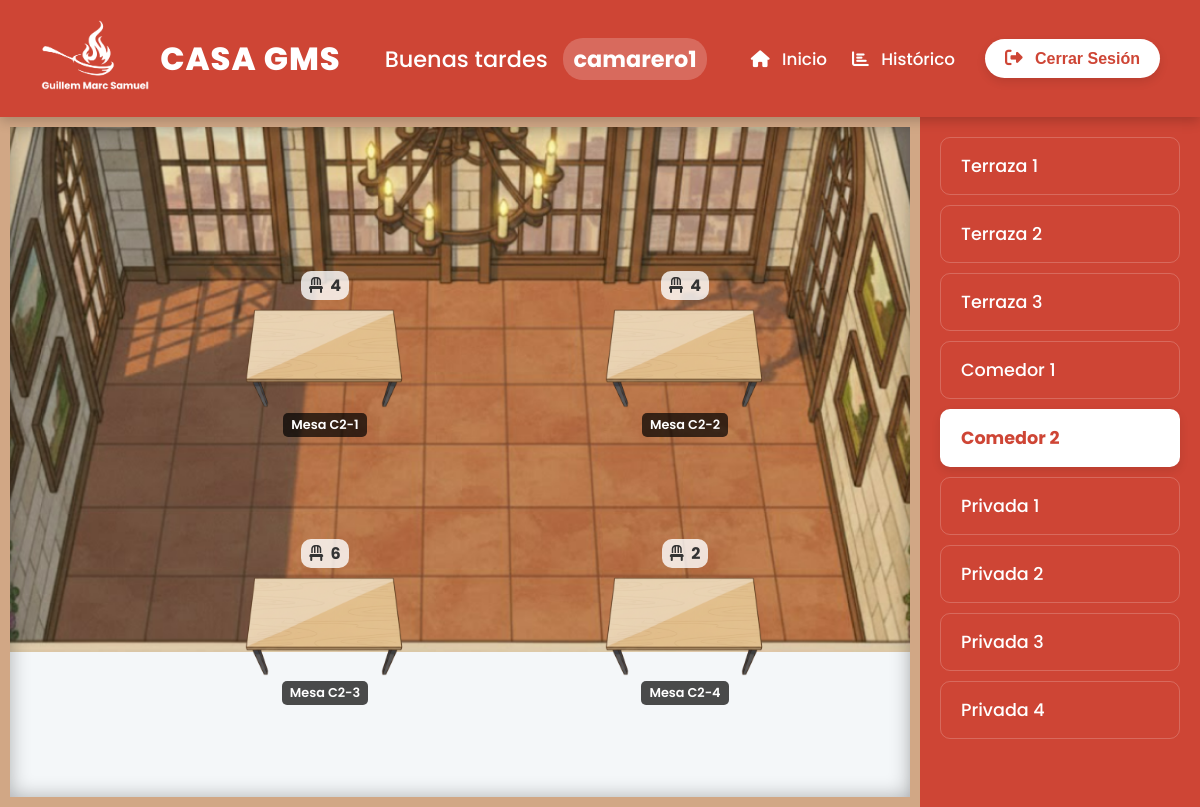
The app's page /PHP/PUBLIC/SALAS/comedor2.php (signed in) with its own data.
### tables this page shows
CREATE TABLE IF NOT EXISTS mesas (
    id INT AUTO_INCREMENT PRIMARY KEY,
    id_sala INT NOT NULL,
    nombre VARCHAR(20) NOT NULL,
    sillas INT NOT NULL,
    estado INT DEFAULT 1,   
    asignado_por INT NULL,  
    FOREIGN KEY (id_sala) REFERENCES salas(id) ON DELETE CASCADE,
    FOREIGN KEY (asignado_por) REFERENCES users(id) ON DELETE SET NULL
);

CREATE TABLE IF NOT EXISTS salas (
    id INT AUTO_INCREMENT PRIMARY KEY,
    nombre VARCHAR(100) NOT NULL,
    descripcion VARCHAR(255) NULL,
    num_mesas INT DEFAULT 0
);

### PHP/PUBLIC/SALAS/comedor2.php (the view, shortened to what this page needs)
<?php
require_once '../../CONEXION/conexion.php';
$id_sala_actual = 5;
try {
    $stmt_mesas = $conn->prepare("
        SELECT m.*, u.username AS camarero
        FROM mesas m
        LEFT JOIN users u ON m.asignado_por = u.id
        WHERE m.id_sala = :sala
    ");
    $stmt_mesas->execute(['sala' => $id_sala_actual]);
    $mesas = $stmt_mesas->fetchAll(PDO::FETCH_ASSOC);
} catch (PDOException $e) {
    die("Error al cargar las mesas: " . $e->getMessage());
}
try {
    $stmt_salas = $conn->query("SELECT id, nombre FROM salas");
    $salas = $stmt_salas->fetchAll(PDO::FETCH_ASSOC);
} catch (PDOException $e) {
    die("Error al cargar las salas: " . $e->getMessage());
}
?>
<!DOCTYPE html>
<html lang="es">
<head>
    <link rel="stylesheet" href="https://cdnjs.cloudflare.com/ajax/libs/font-awesome/6.5.1/css/all.min.css">
    <link rel="stylesheet" href="../../../css/panel_principal.css">
    <link rel="stylesheet" href="../../../css/salas_general.css">
    <link rel="stylesheet" href="../../../css/comedor2.css">
</head>
<body>
    <?php
    require_once '../header.php';
    ?>
    <div class="sala-container">
        <main class="sala-layout comedor2">
            <?php foreach ($mesas as $mesa): ?>
                <?php
                    $clase = $mesa['estado'] == 2 ? 'ocupada' : 'libre';
                    $accion = $mesa['estado'] == 1
                        ? './../../PROCEDIMIENTOS/asignar_mesa.php'
                        : './../../PROCEDIMIENTOS/liberar_mesa.php';
                ?>
                <form action="<?php echo $accion; ?>" method="POST" class="mesa-form">
                    <button type="submit" class="mesa <?php echo $clase; ?>" id="mesa-<?php echo $mesa['id']; ?>">
                        <img src="../../../img/mesa2.png" alt="Mesa" class="mesa-img">
                        <span class="mesa-label"><?php echo htmlspecialchars($mesa['nombre']); ?></span>
                        <div class="mesa-sillas">
                            <i class="fa-solid fa-chair"></i> <?php echo $mesa['sillas']; ?>
                        </div>
                    </button>
                </form>
            <?php endforeach; ?>
        </main>
        <aside class="salas-navigation">
            <?php foreach ($salas as $sala): ?>
                <?php
                    $clase_activa = ($sala['id'] == $id_sala_actual) ? 'active' : '';
                    $nombre_fichero = strtolower(str_replace(' ', '', $sala['nombre']));
                    $url = $nombre_fichero . ".php";
                ?>
                <a href="<?php echo $url; ?>" class="sala-nav-link <?php echo $clase_activa; ?>">
                    <?php echo htmlspecialchars($sala['nombre']); ?>
                </a>
            <?php endforeach; ?>
        </aside>
    </div>
</body>
</html>

### css/panel_principal.css (style rules this page uses)
* { margin: 0; padding: 0; box-sizing: border-box; }
html, body { height: 100%; font-family: 'Poppins', sans-serif; color: #333; background-color: #f4f7f9; background-image: url('../img/fondo_panel_principal.png'); background-size: cover; background-attachment: fixed; background-position: center 50%; }

### css/salas_general.css (style rules this page uses)
body { overflow: hidden; font-family: 'Poppins', sans-serif; }
.sala-container { display: flex; height: calc(100vh - 110px); position: relative; font-family: 'Poppins', sans-serif; }
.salas-navigation { width: 280px; background-color: #ce4535; padding: 20px; overflow-y: auto; box-shadow: -5px 0 15px rgba(0,0,0,0.1); display: flex; flex-direction: column; gap: 10px; }
.sala-nav-link { display: block; text-decoration: none; color: white; font-size: 1.1rem; font-weight: 500; padding: 15px 20px; border-radius: 10px; transition: background-color 0.2s ease; border: 1px solid rgba(255, 255, 255, 0.2); }
.sala-nav-link.active { background-color: white; color: #ce4535; font-weight: 700; box-shadow: 0 4px 10px rgba(0,0,0,0.1); }
.sala-layout { flex-grow: 1; position: relative; background-size: cover; background-position: center; background-repeat: no-repeat; border: 10px solid #d1a785; box-shadow: inset 0 0 20px rgba(0,0,0,0.3); }
.mesa-form { display: contents; }
.mesa { border: none; font: inherit; background-color: transparent; box-shadow: none; position: absolute; cursor: pointer; transition: transform 0.2s ease; padding: 10px; border-radius: 10px; user-select: none; display: flex; flex-direction: column; align-items: center; gap: 5px; }
.mesa-img { width: 160px; height: auto; transition: filter 0.2s ease; }
.mesa-label { background-color: rgba(0, 0, 0, 0.7); color: white; font-size: 0.8rem; font-weight: 600; padding: 3px 8px; border-radius: 5px; white-space: nowrap; }
.mesa-sillas { font-size: 1rem; font-weight: 700; color: #333; background-color: rgba(255, 255, 255, 0.8); padding: 2px 8px; border-radius: 10px; order: -1; }
.mesa-sillas i { margin-right: 4px; }

### css/comedor2.css (style rules this page uses)
.sala-layout.comedor2 { background-image: url('../img/comedor2.png'); background-position: center -145px; }
#mesa-17 { top: 20%; left: 25%; }
#mesa-18 { top: 20%; left: 65%; }
#mesa-19 { top: 60%; left: 25%; }
#mesa-20 { top: 60%; left: 65%; }

### records on screen
mesas: nombre "Mesa C2-1", sillas "4"
mesas: nombre "Mesa C2-2", sillas "4"
mesas: nombre "Mesa C2-3", sillas "6"
mesas: nombre "Mesa C2-4", sillas "2"
salas: nombre "Terraza 1"
salas: nombre "Terraza 2"
salas: nombre "Terraza 3"
salas: nombre "Comedor 1"
salas: nombre "Comedor 2"
salas: nombre "Privada 1"
salas: nombre "Privada 2"
salas: nombre "Privada 3"
salas: nombre "Privada 4"

### other values on screen
$saludo "Buenas tardes"
$username "camarero1"
